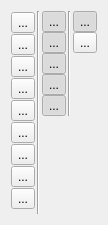
<?xml version="1.0" encoding="UTF-8"?>
<ui version="4.0">
 <class>IScrOptSelect</class>
 <widget class="QWidget" name="IScrOptSelect">
  <property name="geometry">
   <rect>
    <x>0</x>
    <y>0</y>
    <width>108</width>
    <height>225</height>
   </rect>
  </property>
  <property name="windowTitle">
   <string>Form</string>
  </property>
  <layout class="QHBoxLayout" name="horizontalLayout_2">
   <property name="spacing">
    <number>2</number>
   </property>
   <item>
    <widget class="QFrame" name="frameFunction">
     <property name="frameShape">
      <enum>QFrame::NoFrame</enum>
     </property>
     <property name="frameShadow">
      <enum>QFrame::Plain</enum>
     </property>
     <layout class="QVBoxLayout" name="verticalLayout_2">
      <property name="spacing">
       <number>0</number>
      </property>
      <property name="leftMargin">
       <number>0</number>
      </property>
      <property name="topMargin">
       <number>0</number>
      </property>
      <property name="rightMargin">
       <number>0</number>
      </property>
      <property name="bottomMargin">
       <number>0</number>
      </property>
      <item>
       <widget class="QToolButton" name="toolCopy">
        <property name="toolTip">
         <string>Copy all selected items to a project.</string>
        </property>
        <property name="text">
         <string>...</string>
        </property>
        <property name="icon">
         <iconset resource="../resources.qrc">
          <normaloff>:/icons/32x32/Copy.png</normaloff>:/icons/32x32/Copy.png</iconset>
        </property>
       </widget>
      </item>
      <item>
       <widget class="QToolButton" name="toolRoute">
        <property name="toolTip">
         <string>Create a route from selected waypoints.</string>
        </property>
        <property name="text">
         <string>...</string>
        </property>
        <property name="icon">
         <iconset resource="../resources.qrc">
          <normaloff>:/icons/32x32/Route.png</normaloff>:/icons/32x32/Route.png</iconset>
        </property>
       </widget>
      </item>
      <item>
       <widget class="QToolButton" name="toolEditPrxWpt">
        <property name="toolTip">
         <string>Set proximity and no-go area option.</string>
        </property>
        <property name="text">
         <string>...</string>
        </property>
        <property name="icon">
         <iconset resource="../resources.qrc">
          <normaloff>:/icons/32x32/WptEditProx.png</normaloff>:/icons/32x32/WptEditProx.png</iconset>
        </property>
       </widget>
      </item>
      <item>
       <widget class="QToolButton" name="toolSymWpt">
        <property name="toolTip">
         <string>Change the icon of all selected waypoints.</string>
        </property>
        <property name="text">
         <string>...</string>
        </property>
        <property name="icon">
         <iconset resource="../resources.qrc">
          <normaloff>:/icons/waypoints/32x32/PinBlue.png</normaloff>:/icons/waypoints/32x32/PinBlue.png</iconset>
        </property>
       </widget>
      </item>
      <item>
       <widget class="QToolButton" name="toolEleWptTrk">
        <property name="toolTip">
         <string>Replace the elevation in all selected waypoints and tracks by values from the view's DEM data.</string>
        </property>
        <property name="text">
         <string>...</string>
        </property>
        <property name="icon">
         <iconset resource="../resources.qrc">
          <normaloff>:/icons/32x32/SetEle.png</normaloff>:/icons/32x32/SetEle.png</iconset>
        </property>
       </widget>
      </item>
      <item>
       <widget class="QToolButton" name="toolCombineTrk">
        <property name="toolTip">
         <string>Combine all selected tracks to a new one.</string>
        </property>
        <property name="text">
         <string>...</string>
        </property>
        <property name="icon">
         <iconset resource="../resources.qrc">
          <normaloff>:/icons/32x32/Combine.png</normaloff>:/icons/32x32/Combine.png</iconset>
        </property>
       </widget>
      </item>
      <item>
       <widget class="QToolButton" name="toolActivityTrk">
        <property name="toolTip">
         <string>Set an activity for all selected tracks.</string>
        </property>
        <property name="text">
         <string>...</string>
        </property>
        <property name="icon">
         <iconset resource="../resources.qrc">
          <normaloff>:/icons/32x32/Activity.png</normaloff>:/icons/32x32/Activity.png</iconset>
        </property>
       </widget>
      </item>
      <item>
       <widget class="QToolButton" name="toolColorTrk">
        <property name="toolTip">
         <string>Change the color of all selected tracks.</string>
        </property>
        <property name="text">
         <string>...</string>
        </property>
        <property name="icon">
         <iconset resource="../resources.qrc">
          <normaloff>:/icons/32x32/SelectColor.png</normaloff>:/icons/32x32/SelectColor.png</iconset>
        </property>
       </widget>
      </item>
      <item>
       <widget class="QToolButton" name="toolDelete">
        <property name="toolTip">
         <string>Delete all selected items.</string>
        </property>
        <property name="text">
         <string>...</string>
        </property>
        <property name="icon">
         <iconset resource="../resources.qrc">
          <normaloff>:/icons/32x32/DeleteMultiple.png</normaloff>:/icons/32x32/DeleteMultiple.png</iconset>
        </property>
       </widget>
      </item>
     </layout>
    </widget>
   </item>
   <item>
    <widget class="Line" name="line_2">
     <property name="orientation">
      <enum>Qt::Vertical</enum>
     </property>
    </widget>
   </item>
   <item>
    <layout class="QVBoxLayout" name="verticalLayout">
     <property name="spacing">
      <number>0</number>
     </property>
     <item>
      <layout class="QHBoxLayout" name="horizontalLayout">
       <property name="spacing">
        <number>2</number>
       </property>
       <item>
        <widget class="QFrame" name="frameItem">
         <property name="frameShape">
          <enum>QFrame::NoFrame</enum>
         </property>
         <property name="frameShadow">
          <enum>QFrame::Plain</enum>
         </property>
         <layout class="QVBoxLayout" name="verticalLayout_4" stretch="0,0,0,0,0">
          <property name="spacing">
           <number>0</number>
          </property>
          <property name="leftMargin">
           <number>0</number>
          </property>
          <property name="topMargin">
           <number>0</number>
          </property>
          <property name="rightMargin">
           <number>0</number>
          </property>
          <property name="bottomMargin">
           <number>0</number>
          </property>
          <item>
           <widget class="QToolButton" name="toolItemTrk">
            <property name="toolTip">
             <string>Add tracks to selection.</string>
            </property>
            <property name="text">
             <string>...</string>
            </property>
            <property name="icon">
             <iconset resource="../resources.qrc">
              <normaloff>:/icons/32x32/Track.png</normaloff>
              <normalon>:/icons/32x32/TrackOn.png</normalon>:/icons/32x32/Track.png</iconset>
            </property>
            <property name="checkable">
             <bool>true</bool>
            </property>
            <property name="checked">
             <bool>true</bool>
            </property>
           </widget>
          </item>
          <item>
           <widget class="QToolButton" name="toolItemWpt">
            <property name="toolTip">
             <string>Add waypoints to selection.</string>
            </property>
            <property name="text">
             <string>...</string>
            </property>
            <property name="icon">
             <iconset resource="../resources.qrc">
              <normaloff>:/icons/waypoints/32x32/FlagBlue.png</normaloff>
              <normalon>:/icons/32x32/WaypointOn.png</normalon>:/icons/waypoints/32x32/FlagBlue.png</iconset>
            </property>
            <property name="checkable">
             <bool>true</bool>
            </property>
            <property name="checked">
             <bool>true</bool>
            </property>
           </widget>
          </item>
          <item>
           <widget class="QToolButton" name="toolItemRte">
            <property name="toolTip">
             <string>Add routes to selection.</string>
            </property>
            <property name="text">
             <string>...</string>
            </property>
            <property name="icon">
             <iconset resource="../resources.qrc">
              <normaloff>:/icons/32x32/Route.png</normaloff>
              <normalon>:/icons/32x32/RouteOn.png</normalon>:/icons/32x32/Route.png</iconset>
            </property>
            <property name="checkable">
             <bool>true</bool>
            </property>
            <property name="checked">
             <bool>true</bool>
            </property>
           </widget>
          </item>
          <item>
           <widget class="QToolButton" name="toolItemOvl">
            <property name="toolTip">
             <string>Add areas to selection.</string>
            </property>
            <property name="text">
             <string>...</string>
            </property>
            <property name="icon">
             <iconset resource="../resources.qrc">
              <normaloff>:/icons/32x32/Area.png</normaloff>
              <normalon>:/icons/32x32/AreaOn.png</normalon>:/icons/32x32/Area.png</iconset>
            </property>
            <property name="checkable">
             <bool>true</bool>
            </property>
            <property name="checked">
             <bool>true</bool>
            </property>
           </widget>
          </item>
          <item>
           <widget class="QToolButton" name="toolItemPoi">
            <property name="toolTip">
             <string>Add POIs to selection.</string>
            </property>
            <property name="text">
             <string>...</string>
            </property>
            <property name="icon">
             <iconset resource="../resources.qrc">
              <normaloff>:/icons/32x32/MimePoiPOI.png</normaloff>
              <normalon>:/icons/32x32/MimePoiPOIActive.png</normalon>:/icons/32x32/MimePoiPOI.png</iconset>
            </property>
            <property name="checkable">
             <bool>true</bool>
            </property>
            <property name="checked">
             <bool>true</bool>
            </property>
           </widget>
          </item>
         </layout>
        </widget>
       </item>
       <item>
        <widget class="Line" name="line">
         <property name="orientation">
          <enum>Qt::Vertical</enum>
         </property>
        </widget>
       </item>
      </layout>
     </item>
     <item>
      <spacer name="verticalSpacer">
       <property name="orientation">
        <enum>Qt::Vertical</enum>
       </property>
       <property name="sizeHint" stdset="0">
        <size>
         <width>20</width>
         <height>40</height>
        </size>
       </property>
      </spacer>
     </item>
    </layout>
   </item>
   <item>
    <widget class="QFrame" name="frameMode">
     <property name="frameShape">
      <enum>QFrame::NoFrame</enum>
     </property>
     <property name="frameShadow">
      <enum>QFrame::Plain</enum>
     </property>
     <layout class="QVBoxLayout" name="verticalLayout_3">
      <property name="spacing">
       <number>0</number>
      </property>
      <property name="leftMargin">
       <number>0</number>
      </property>
      <property name="topMargin">
       <number>0</number>
      </property>
      <property name="rightMargin">
       <number>0</number>
      </property>
      <property name="bottomMargin">
       <number>0</number>
      </property>
      <item>
       <widget class="QToolButton" name="toolModeIntersect">
        <property name="toolTip">
         <string>Select all items that intersect the selected area.</string>
        </property>
        <property name="text">
         <string>...</string>
        </property>
        <property name="icon">
         <iconset resource="../resources.qrc">
          <normaloff>:/icons/32x32/SelectIntersectArea.png</normaloff>:/icons/32x32/SelectIntersectArea.png</iconset>
        </property>
        <property name="checkable">
         <bool>true</bool>
        </property>
        <property name="checked">
         <bool>true</bool>
        </property>
        <property name="autoExclusive">
         <bool>true</bool>
        </property>
       </widget>
      </item>
      <item>
       <widget class="QToolButton" name="toolModeExact">
        <property name="toolTip">
         <string>Select all items that are completely inside the selected area.</string>
        </property>
        <property name="text">
         <string>...</string>
        </property>
        <property name="icon">
         <iconset resource="../resources.qrc">
          <normaloff>:/icons/32x32/SelectExactArea.png</normaloff>:/icons/32x32/SelectExactArea.png</iconset>
        </property>
        <property name="checkable">
         <bool>true</bool>
        </property>
        <property name="autoExclusive">
         <bool>true</bool>
        </property>
       </widget>
      </item>
      <item>
       <spacer name="verticalSpacer_2">
        <property name="orientation">
         <enum>Qt::Vertical</enum>
        </property>
        <property name="sizeHint" stdset="0">
         <size>
          <width>20</width>
          <height>40</height>
         </size>
        </property>
       </spacer>
      </item>
     </layout>
    </widget>
   </item>
  </layout>
 </widget>
 <resources>
  <include location="../resources.qrc"/>
 </resources>
 <connections/>
</ui>
